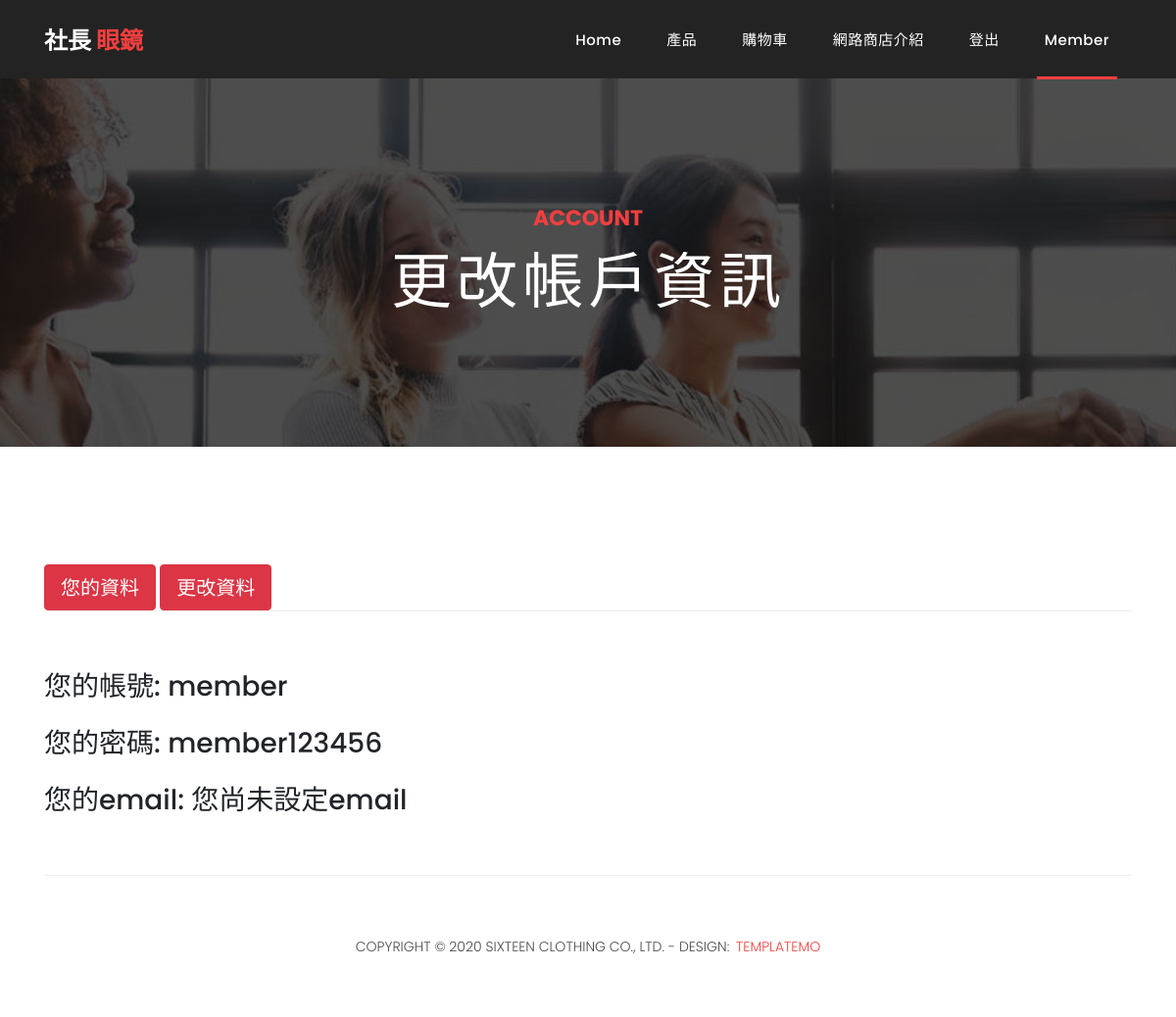
/group_01/member.php (signed in), run on the app's committed database.
### tables this page shows
CREATE TABLE `member` (
  `account` varchar(100) NOT NULL,
  `password` varchar(100) NOT NULL,
  `email` varchar(100) NOT NULL
);

### group_01/member.php (the view, shortened to what this page needs)
<?php
$link = mysqli_connect("localhost", "root", "root123456", "group_01")
or die("無法開啟MySQL資料庫連結!<br>");
mysqli_query($link, 'SET CHARACTER SET utf8');
mysqli_query($link, "SET collation_connection = 'utf8_unicode_ci'");
$useraccount="";
$userpassword="";
$useremail="";
$user=$_SESSION['account'];
if ($result = mysqli_query($link, "SELECT * FROM member where account = '$user'")) {
    if($row = mysqli_fetch_assoc($result))
    {
    	$useraccount="$row[account]";
    	$userpassword="$row[password]";
    	$useremail="$row[email]";
    	if($useremail == "")
    		$useremail = "您尚未設定email";
    }
}
?>
<!DOCTYPE html>
<html lang="en">
  <head>
    <link href="vendor/bootstrap/css/bootstrap.min.css" rel="stylesheet">
    <link rel="stylesheet" href="assets/css/fontawesome.css">
    <link rel="stylesheet" href="assets/css/templatemo-sixteen.css">
    <link rel="stylesheet" href="assets/css/owl.css">
  </head>
  <body>
    <header class="">
      <nav class="navbar navbar-expand-lg">
        <div class="container">
          <a class="navbar-brand" href="index.php"><h2>社長 <em>眼鏡</em></h2></a>
          <div class="collapse navbar-collapse" id="navbarResponsive">
            <ul class="navbar-nav ml-auto">
              <li class="nav-item">
                <a class="nav-link" href="index.php">Home
                </a>
              </li>
              <li class="nav-item">
                <a class="nav-link" href="products.php">產品</a>
              </li>
              <?php
              if (isset($_SESSION['account'])) {
                echo '<li class="nav-item"><a class="nav-link" href="cart.php">購物車</a></li>';
              } else {
                echo '<li class="nav-item"><a class="nav-link" href="contact.php">購物車</a></li>';
              }
              ?>
              <li class="nav-item">
                <a class="nav-link" href="about.php">網路商店介紹</a>
              </li>
              <?php
              if (isset($_SESSION['account'])) {
                echo '<li class="nav-item"><a class="nav-link" href="logout.php">登出</a></li>';
                echo '<li class="nav-item"><a class="nav-link active" href="datatable.php">' . $_SESSION['account'] . '</a></li>';
              } else {
                echo '<li class="nav-item"><a class="nav-link" href="contact.php">登入</a></li>';
              }
              ?>
            </ul>
          </div>
        </div>
      </nav>
    </header>
    <div class="page-heading contact-heading header-text">
      <div class="container">
        <div class="row">
          <div class="col-md-12">
            <div class="text-content">
              <h4>Account</h4>
              <h2>更改帳戶資訊</h2>
            </div>
          </div>
        </div>
      </div>
    </div>
    <div class="send-message">
      <div class="container">
        <div class="row">
          <div class="col-md-12">
            <div class="section-heading">
              <button type="button" id="form-submit1" class="btn btn-danger" style="width:114px;height:47.6px;font-size:20px;" onclick="isHidden('div1','div2')">您的資料</button>
              <button type="button" id="form-submit2" class="btn btn-danger" style="width:114px;height:47.6px;font-size:20px;" onclick="isHidden('div2','div1')">更改資料</button>
            </div>
            <div class="contact-form" id='div1'>
            	<h3>您的帳號: <?php echo "$useraccount"; ?> </h3><br>
            	<h3>您的密碼: <?php echo "$userpassword"; ?> </h3><br>
            	<h3>您的email: <?php echo "$useremail"; ?> </h3>
            </div>
          </div>
        </div>
      </div>
    </div>
	<?php include("footer.php"); ?>
  </body>
</html>

### group_01/assets/css/templatemo-sixteen.css (style rules this page uses)
body { font-family: 'Poppins', sans-serif; overflow-x: hidden; text-rendering: optimizeLegibility; -webkit-font-smoothing: antialiased; -moz-osx-font-smoothing: grayscale; }
a { text-decoration: none!important; }
ul { padding: 0; margin: 0; list-style: none; color: red; }
h1,h2,h3,h4,h5,h6 { margin: 0px; }
.section-heading { text-align: left; margin-bottom: 60px; margin-top:20px; border-bottom: 1px solid #eee; }
.contact-heading { background-image: url(../images/contact-heading.jpg); }
.page-heading { padding: 210px 0px 130px 0px; text-align: center; background-position: center center; background-repeat: no-repeat; background-size: cover; }
.page-heading .text-content h4 { color: #f33f3f; font-size: 22px; text-transform: uppercase; font-weight: 700; margin-bottom: 15px; }
.page-heading .text-content h2 { color: #fff; font-size: 62px; text-transform: uppercase; letter-spacing: 5px; }
header { position: absolute; z-index: 99999; width: 100%; height: 80px; background-color: #232323; -webkit-transition: all 0.3s ease-in-out 0s; -moz-transition: all 0.3s ease-in-out 0s; -o-transition: all 0.3s ease-in-out 0s; transition: all 0.3s ease-in-out 0s; }
header .navbar { padding: 17px 0px; }
.navbar .navbar-brand { float: left; margin-top: -12px; outline: none; }
.navbar .navbar-brand h2 { color: #fff; text-transform: uppercase; font-size: 24px; font-weight: 700; -webkit-transition: all .3s ease 0s; -moz-transition: all .3s ease 0s; -o-transition: all .3s ease 0s; transition: all .3s ease 0s; }
.navbar .navbar-brand h2 em { font-style: normal; color: #f33f3f; }
#navbarResponsive { z-index: 999; }
.navbar-collapse { text-align: center; }
.navbar .navbar-nav .nav-item { margin: 0px 15px; }
.navbar .navbar-nav a.nav-link { text-transform: capitalize; font-size: 15px; font-weight: 500; letter-spacing: 0.5px; color: #fff; transition: all 0.5s; margin-top: 5px; }
.navbar .navbar-nav .nav-link:hover, .navbar .navbar-nav .active>.nav-link, .navbar .navbar-nav .nav-link.active, .navbar .navbar-nav .nav-link.show, .navbar .navbar-nav .show>.nav-link { color: #fff; padding-bottom: 25px; border-bottom: 3px solid #f33f3f; }
.send-message { margin-top: 100px; }

### data on the page
member: account "member", password "member123456", email "您尚未設定email"

### other printed values
$_SESSION['account'] "Member"
